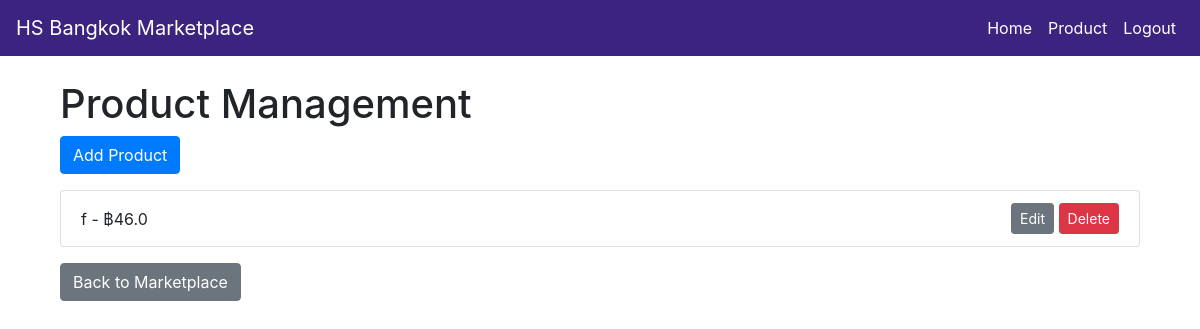
The page /product_management (signed in) on the database as committed earlier.
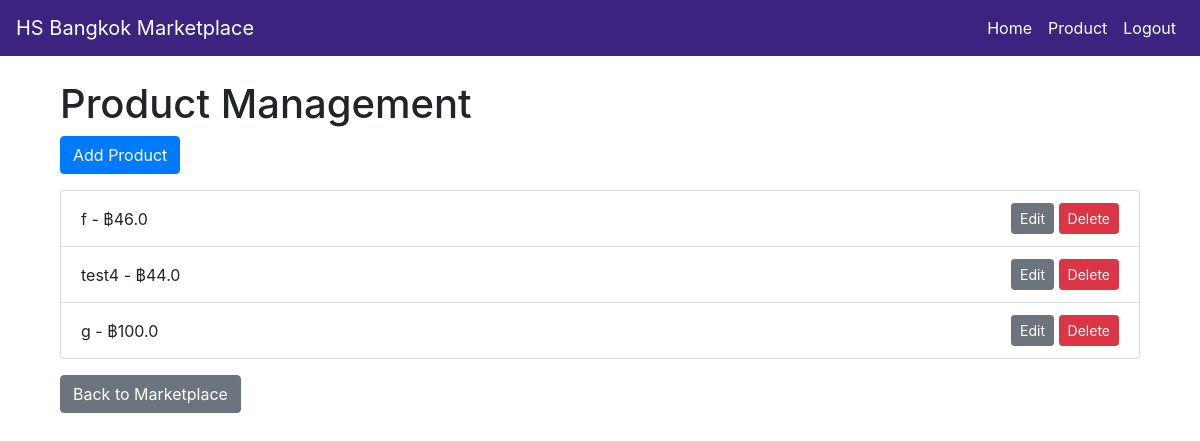
The same page on the database as committed later.
### app.py (models this page shows)
class Product(db.Model):
    id = db.Column(db.Integer, primary_key=True)
    name = db.Column(db.String(100), nullable=False)
    description = db.Column(db.Text, nullable=False)
    price = db.Column(db.Float, nullable=False)
    image_url = db.Column(db.String(200))
    contact_details = db.Column(db.String(200), nullable=False)
    tags = db.Column(db.String(200))
    date_posted = db.Column(db.DateTime, nullable=False, default=datetime.utcnow)
    owner_id = db.Column(db.Integer, db.ForeignKey("user.id"), nullable=False)
    owner = db.relationship("User", backref=db.backref("products", lazy=True))

### app.py (the view)
@app.route("/product_management", methods=["GET", "POST"])
def product_management():
    if "user_login" not in session:
        flash("Please log in to manage your products")
        return redirect(url_for("login"))
    user = User.query.filter_by(username=session["user_login"]).first()
    products = Product.query.filter_by(owner_id=user.id).all()
    return render_template("product_management.html", products=products)

### templates/product_management.html (shortened to what this page needs)
{% extends "layout.html" %}
{% block content %}
<div class="container">
    <h1>Product Management</h1>
    <a href="{{ url_for('add_product') }}" class="btn btn-primary mb-3">Add Product</a>
    <ul class="list-group">
        {% for product in products %}
        <li class="list-group-item d-flex justify-content-between align-items-center">
            {{ product.name }} - ฿{{ product.price }}
            <div>
                <a href="{{ url_for('edit_product', product_id=product.id) }}" class="btn btn-secondary btn-sm">Edit</a>
                <form action="{{ url_for('delete_product', product_id=product.id) }}" method="post" class="d-inline">
                    <input type="submit" value="Delete" class="btn btn-danger btn-sm">
                </form>
            </div>
        </li>
        {% endfor %}
    </ul>
    <a href="{{ url_for('index') }}" class="btn btn-secondary mt-3">Back to Marketplace</a>
</div>
{% endblock %}

### templates/layout.html (shortened to what this page needs)
<!DOCTYPE html>
<html lang="en">
<head>
    <link href="https://stackpath.bootstrapcdn.com/bootstrap/4.5.2/css/bootstrap.min.css" rel="stylesheet">
</head>
<body>
    <nav class="navbar navbar-expand-lg navbar-dark mb-4">
        <a class="navbar-brand" href="{{ url_for('index') }}">
             HS Bangkok Marketplace
        </a>
        <div class="collapse navbar-collapse" id="navbarNav">
            <ul class="navbar-nav ml-auto">
                <li class="nav-item">
                    <a class="nav-link" href="{{ url_for('index') }}">Home</a>
                </li>
                {% if 'user_login' in session %}
                <li class="nav-item">
                    <a class="nav-link" href="{{ url_for('product_management') }}">Product</a>
                </li>
                <li class="nav-item">
                    <a class="nav-link" href="{{ url_for('logout') }}">Logout</a>
                </li>
                {% endif %}
            </ul>
        </div>
    </nav>
    <div class="container mt-4">
        {% block content %}{% endblock %}
    </div>
</body>
</html>

### templates/layout.html (style rules this page uses)
.navbar { background-color: #3c237f; }
.navbar-brand, .nav-link { color: #ffffff !important; }

Rows that differ between the two databases and show on the page:
added Product: name "test4", price "44.0"
added Product: name "g", price "100.0"
